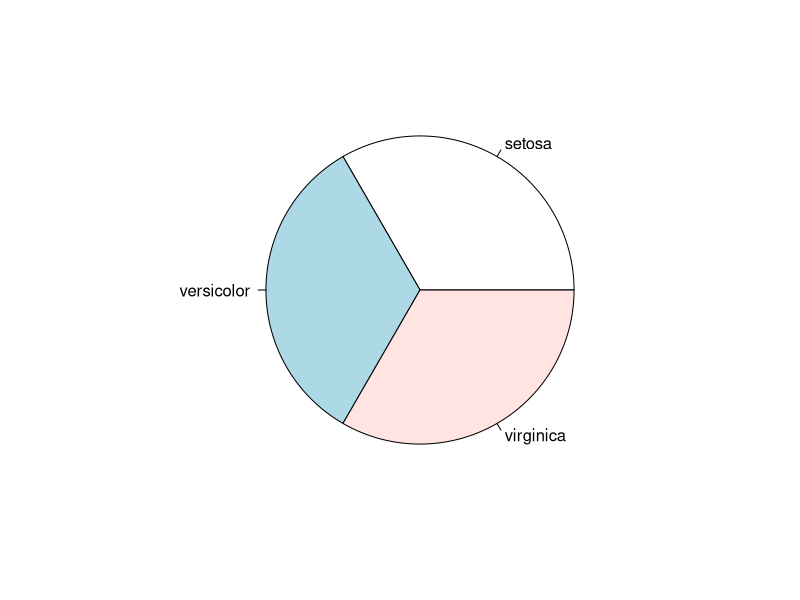
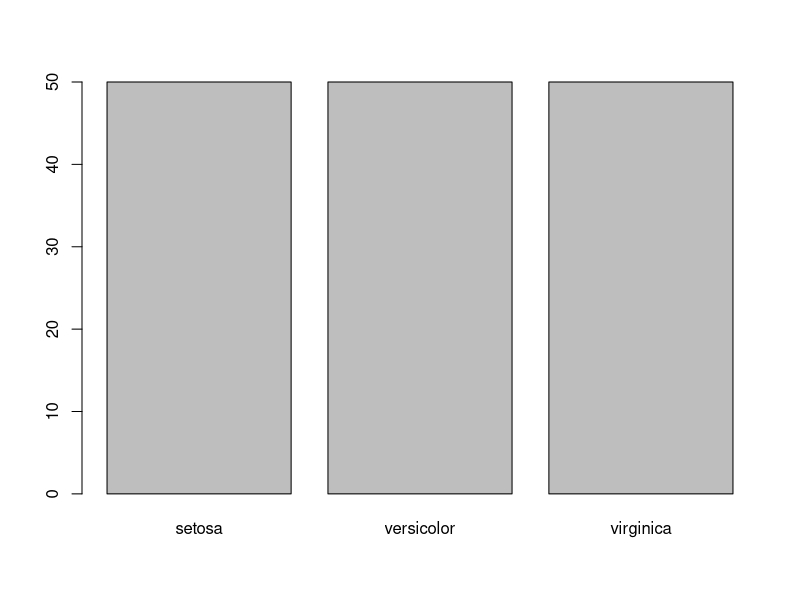
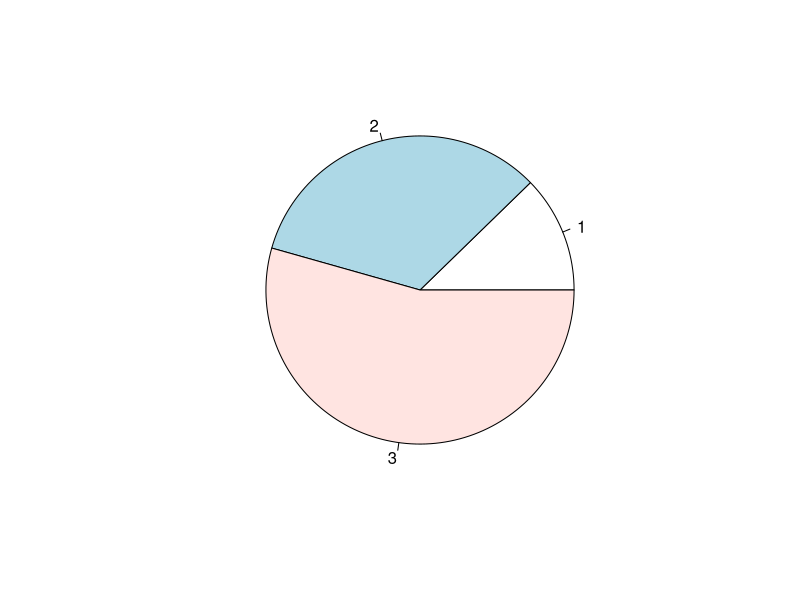
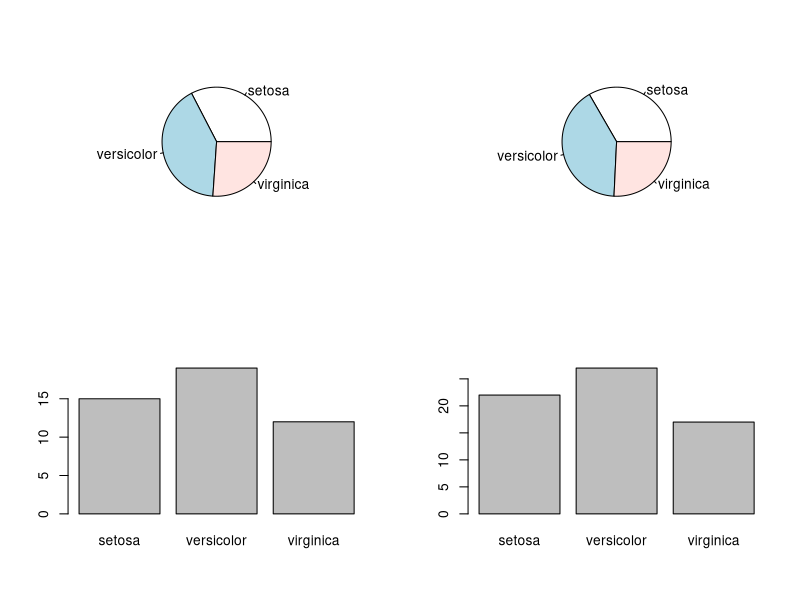
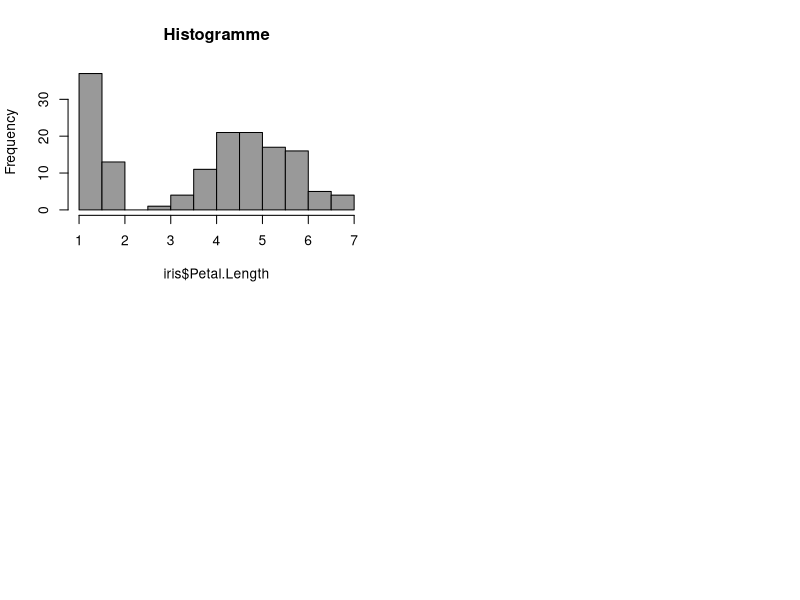

The R script that drew these images, in order:
## ---- chunk 1
knitr::opts_chunk$set(echo = TRUE)
## ---- chunk 2
data(package = "datasets")

## ---- chunk 3
data("iris")

## ---- chunk 4
iris
## ---- chunk 5
dim(iris)
## ---- chunk 6
names(iris)
## ---- chunk 7
iris$Petal.Length
## ---- chunk 8
iris$Species
## ---- chunk 9
levels(iris$Species)
## ---- chunk 10
summary(iris$Species)
## ---- chunk 11
table(iris$Species)
## ---- chunk 12
pie(table(iris$Species))
## ---- chunk 13
pie(barplot(table(iris$Species)))
## ---- chunk 14
collection1 <- rep(c("setosa", "versicolor", "virginica"), c(15, 19, 12))
collection2 <- rep(c("setosa", "versicolor", "virginica"), c(22, 27, 17))
## ---- chunk 15
par(mfrow=c(2, 2))
## ---- chunk 16
pie(table(collection1))
## ---- chunk 17
pie(table(collection2))
## ---- chunk 18
barplot(table(collection1))
## ---- chunk 19
barplot(table(collection2))
## ---- chunk 20
summary(iris$Petal.Length)
## ---- chunk 21
min(iris$Petal.Length) 
max(iris$Petal.Length) 
mean(iris$Petal.Length)
## ---- chunk 22
sum(iris$Petal.Length)
length(iris$Petal.Length)
sum(iris$Petal.Length)/length(iris$Petal.Length)
## ---- chunk 23
sort(iris$Petal.Length)
## ---- chunk 24
ordLpetal <- sort(iris$Petal.Length)
ordLpetal
sum(ordLpetal)/length(ordLpetal)
ordLpetal[38]
(ordLpetal[75]+ordLpetal[76])/2
ordLpetal[113]
## ---- chunk 25
hist(iris$Petal.Length,col=grey(0.6),main="Histogramme")
